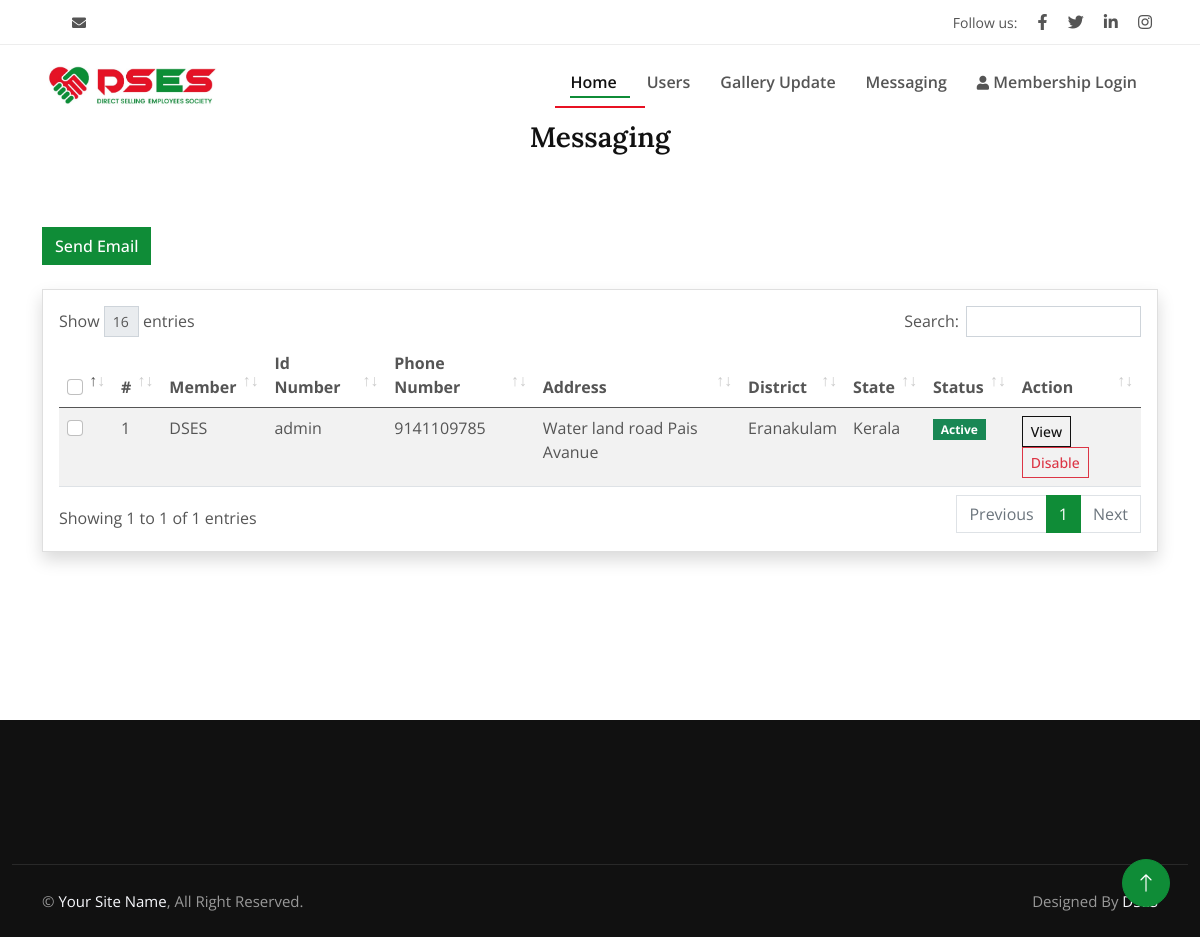
The page /Messageing on the database as committed earlier.
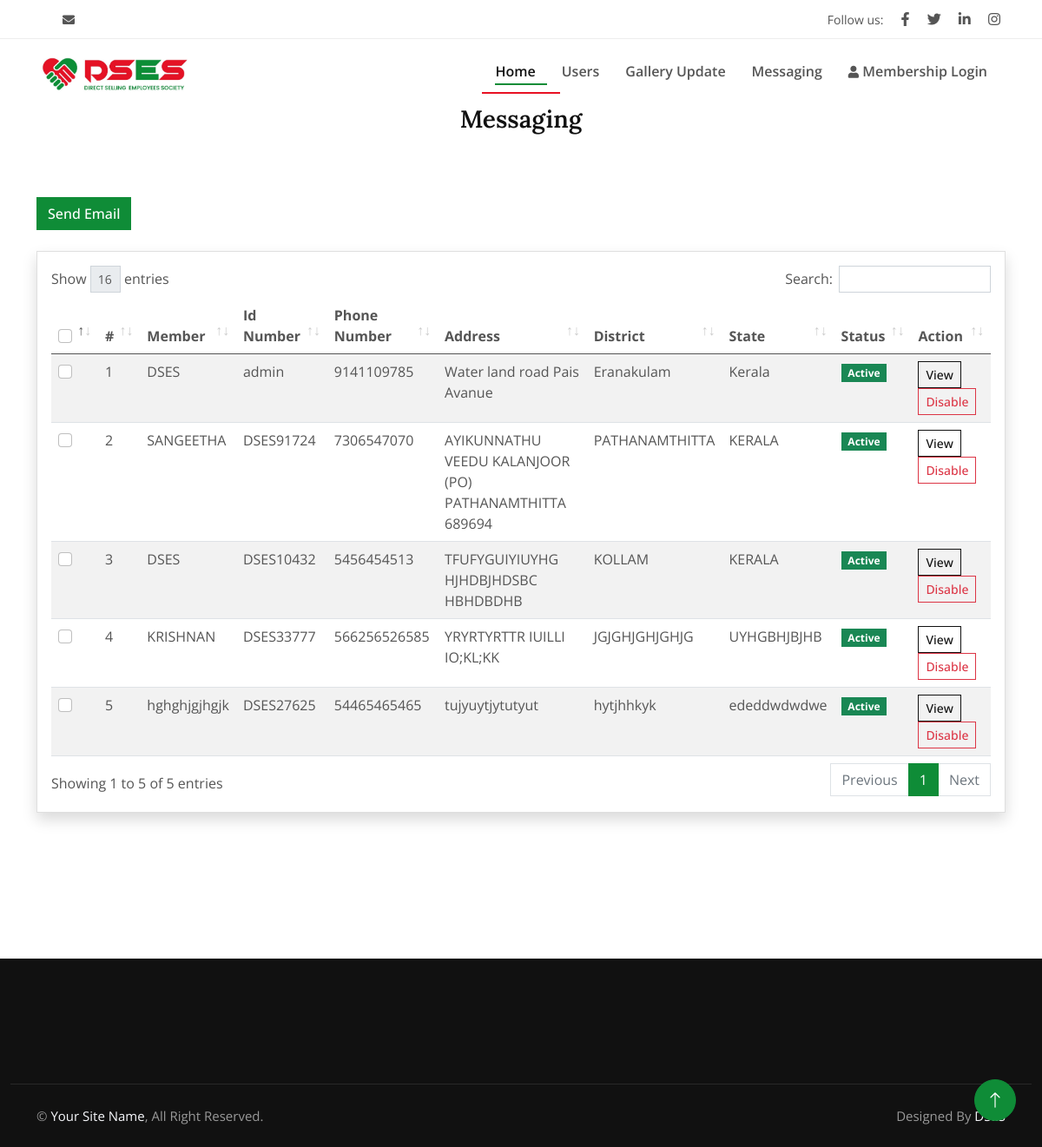
The same page on the database as committed later.
### Home/models.py (models this page shows, shortened)
class CustomUser(AbstractBaseUser, PermissionsMixin):
    id_number = models.CharField(max_length=10, unique=True)
    email = models.EmailField(unique=True, verbose_name='email address')
    first_name = models.CharField(max_length=30, blank=True, verbose_name='first name')
    last_name = models.CharField(max_length=30, blank=True, verbose_name='last name')
    phone_number = models.CharField(
        max_length=15,
        blank=True,
        null=True,
        verbose_name='phone number'
    )
    date_of_birth = models.DateField(auto_now_add=False)
    address = models.TextField(blank=True, null=True, verbose_name='address')
    village = models.CharField(max_length=20)
    district = models.CharField(max_length=20)
    state = models.CharField(max_length=20)
    is_active = models.BooleanField(default=True, verbose_name='active')
    is_staff = models.BooleanField(default=False, verbose_name='staff status')
    date_joined = models.DateTimeField(auto_now_add=True, verbose_name='date joined')
    guardian = models.CharField(max_length=20, null=True, blank=True)
    id_card_type = models.CharField(max_length=20, choices=(("PAN CARD","PAN CARD"),("VOTER ID","VOTER ID"),("DRIVING LICENCE","DRIVING LICENCE")))
    id_card_number = models.CharField(max_length=20)
    nominee_name = models.CharField(max_length=20, null=True, blank=True)
    nominee_relation = models.CharField(max_length=20,null=True, blank=True)
    objects = CustomUserManager()
    USERNAME_FIELD = 'id_number'
    REQUIRED_FIELDS = ["first_name", "pancard", "ifsc_code", "phone_number"]
    DSES_idcard = models.BooleanField(default=False)
    blood = models.CharField(max_length=10, default="O+")
    profile_pic = models.FileField(upload_to='profile_pic', null=True, blank=True)
    class Meta:
        verbose_name = 'user'
        verbose_name_plural = 'users'

### Home/views.py (the view, shortened to what this page needs)
# urls.py: path("Messageing",views.Messageing,name="Messageing"),
def Messageing(request):
    users = CustomUser.objects.all()
    context = {
        "users":users
    }
    return render(request,"messageing.html",context)

### templates/messageing.html (shortened to what the changed rows need)
{% extends 'admin.html' %}
{% load static %}
{% block content %}
<div class="container-fluid py-6">
    <div class="container">
        <div class="section-header text-center mx-auto mb-5 wow fadeInUp" data-wow-delay="0.1s"
            style="max-width: 500px;">
            <h1 class="h3 mb-3">Messaging</h1>
        </div>
        <link rel="stylesheet" href="{%static 'dashboard/css/dataTables.bootstrap4.css' %}">
        <div class="row my-4">
            <div class="col-12">
                <form method="post">
                    <div class="col-md-12">
                        <div class="card shadow" style="overflow: auto;">
                            <div class="card-body">
                                <table class="table table-striped datatables" id="dataTable-1">
                                    <thead>
                                        <tr>
                                            <th><input id="select-all" type="checkbox" class="form-check-input"
                                                    aria-checked="false"></th>
                                            <th>#
                                            </th>
                                            <th>Member </th>
                                            <th>Id Number</th>
                                            <th>Phone Number</th>
                                            <th>Address</th>
                                            <th>District</th>
                                            <th>State</th>
                                            <th>Status</th>
                                            <th>Action</th>
                                        </tr>
                                    </thead>
                                    <tbody>
                                        {% for item in users %}
                                        <tr>
                                            <td><label class="form-check-label">
                                                    <input type="checkbox" class="form-check-input contact-checkbox"
                                                        value="{{item.id}}" name="contact_id" aria-checked="false"></label></td>
                                            <td>{{forloop.counter}}
                                            </td>
                                            <td>{{item.first_name}}</td>
                                            <td>{{item.id_number}}</td>
                                            <td>{{item.phone_number}}</td>
                                            <td>{{item.address}}</td>
                                            <td>{{item.district}}</td>
                                            <td>{{item.state}}</td>
                                            <td>
                                                {%if item.is_active == True %}
                                                <span class="badge bg-success">Active</span>
                                                {% else %}
                                                <span class="badge bg-warning">Inactive</span>
                                                {% endif %}
                                            </td>
                                            <td>
                                                <a href="{%url 'Membersingleview' item.id %}"
                                                    class="btn btn-outline-dark btn-sm">View</a>
                                                {%if item.is_active == True %}
                                                <a href="{%url 'Disable_user' item.id %}"
                                                    class="btn btn-outline-danger btn-sm">Disable</a>
                                                {% else %}
                                                <a href="{%url 'Disable_user' item.id %}"
                                                    class="btn btn-outline-success btn-sm">Actvate</a>
                                                {% endif %}
                                            </td>
                                        </tr>
                                        {% endfor %}
                                    </tbody>
                                </table>
                            </div>
                        </div>
                    </div>
            </div>
        </div>
    </div>
</div>
{% endblock %}

Rows that differ between the two databases and show on the page:
added CustomUser: first_name "SANGEETHA", id_number "DSES91724", phone_number "7306547070", address "AYIKUNNATHU VEEDU KALANJOOR (PO) PATHANAMTHITTA 689694", district "PATHANAMTHITTA", state "KERALA", is_active "Active"
added CustomUser: first_name "DSES", id_number "DSES10432", phone_number "5456454513", address "TFUFYGUIYIUYHG HJHDBJHDSBC HBHDBDHB", district "KOLLAM", state "KERALA", is_active "Active"
added CustomUser: first_name "KRISHNAN", id_number "DSES33777", phone_number "566256526585", address "YRYRTYRTTR IUILLI IO;KL;KK", district "JGJGHJGHJGHJG", state "UYHGBHJBJHB", is_active "Active"
added CustomUser: first_name "hghghjgjhgjk", id_number "DSES27625", phone_number "54465465465", address "tujyuytjytutyut", district "hytjhhkyk", state "ededdwdwdwe", is_active "Active"
Other text that changed with them:
text written by a page script: "Show entries Search: Showing 1 to 1 of 1 entries Previous 1 Next" → "Show entries Search: Showing 1 to 5 of 5 entries Previous 1 Next"
